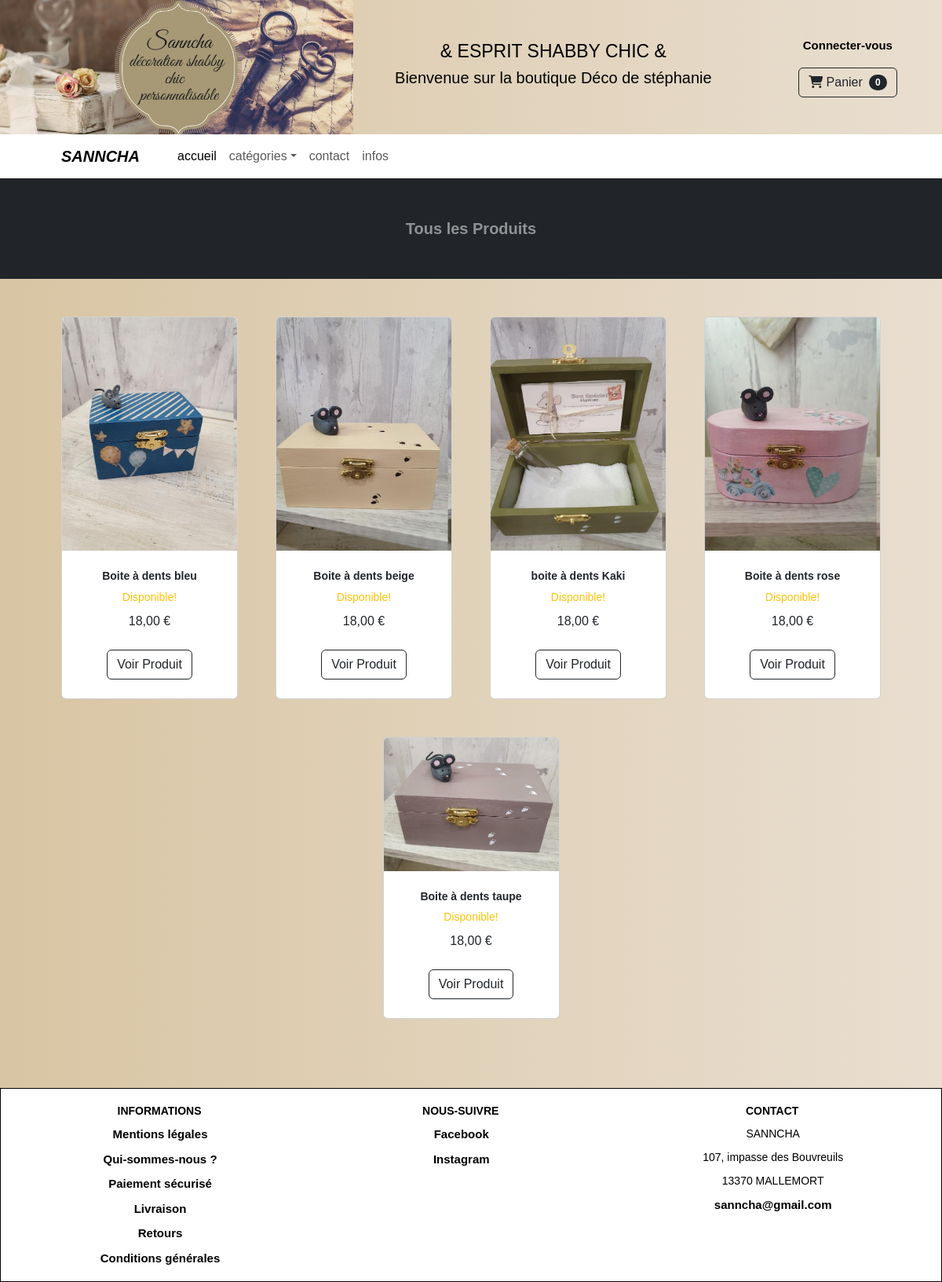
/product/category/all, run on an earlier commit of the app's database.
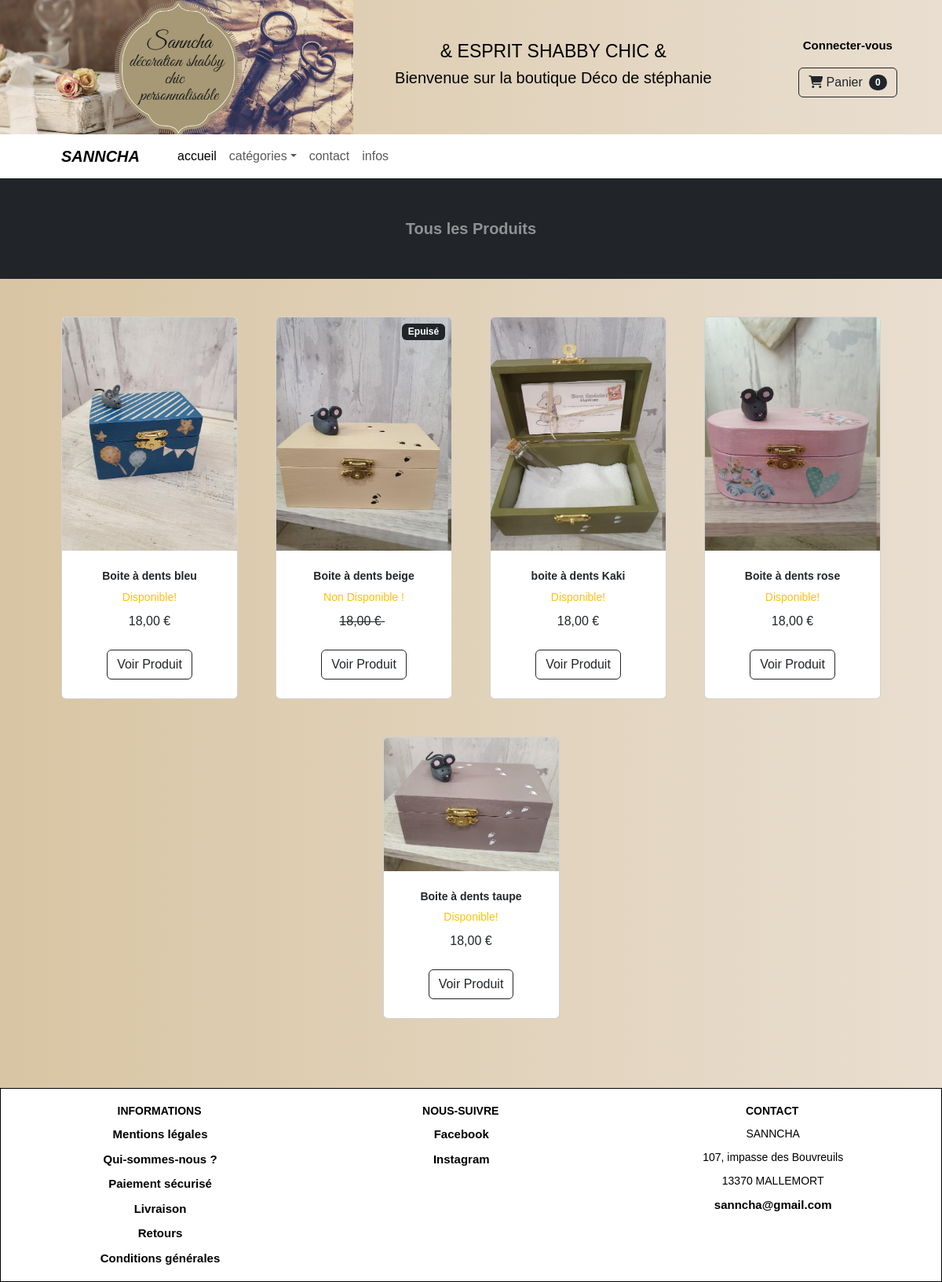
And on a later commit of the database.
### product/models.py (models this page shows, shortened)
class Product(models.Model):
	category = models.ForeignKey(
			Category,
			related_name="products",
			on_delete=models.CASCADE,
	)
	name = models.CharField(max_length=150)
	slug = models.SlugField(max_length=150)
	image = models.ImageField(upload_to='uploads/product/', blank=True)
	description = models.CharField(max_length=250, default='', blank=True, null=True)
	price = models.DecimalField(default=0, decimal_places=2, max_digits=6)
	available = models.BooleanField(default=True)
	created = models.DateTimeField(auto_now_add=True)
	updated = models.DateTimeField(auto_now=True)
	quantity = models.IntegerField(default=0)
	max_width = 800

### product/views.py (the view)
# urls.py: path('category/<slug:slug>', category, name='category'),
def category(request, slug):
	try:
		category = Category.objects.get(slug=slug)
		products = Product.objects.filter(category=category)
		return render(request, 'product/category.html', {
			'products':products,
			'category':category,
			})
	except:
		if slug == "all":
			products = Product.objects.all()
			category = "Tous les Produits"
			return render(request, 'product/category.html', {
				"products": products,
				"category": category,
				})
		else:
			messages.warning(request, ("Cette catégorie n'existe pas..."))
			return redirect('home')

### cart/cart.py (called while the page is built)
	def __len__(self):
		return sum(item['quantity'] for item in self.cart.values())

### cart/context_processors.py (called while the page is built)
def cart(request):
	return {'cart': Cart(request)}

### product/templates/product/category.html (shortened to what this page needs)
{% extends 'base.html' %}
{% load static %}
{% block css %}
    <link rel="stylesheet"
          type="text/css"
          href="{% static 'css/style.css' %}">
{% endblock css %}
{% block content %}
        <div  id="py-5" style="margin-bottom: 40px;">
            <header class="bg-dark py-1">
                <div class="container px-4 px-lg-5 my-5">
                    <div class="text-center text-white-50">
                        <h3 class="display-4 fw-bolder" style="font-size: 20px;">
                            {{ category }}
                        </h3>
                    </div>
                </div>
            </header>
            <section id="cat-prod">
                <div class="container px-4 px-lg-5 mt-5">
                    <div class="row gx-4 gx-lg-5 row-cols-2 row-cols-md-3 row-cols-xl-4 justify-content-center">
                    {% for product in products %}
                        {% if not product.available %}
                        <div class="col mb-5">
                            <div class="card h-100">
                                <div class="badge bg-dark text-white position-absolute" style="top: 0.5rem; right: 0.5rem">Epuisé</div>
                                <img class="card-img-top" src="{% if product.image %}{{ product.image.url }}{% else %}{% static 'assets/no_image.png' %}{% endif %}">
                                <div class="card-body p-4">
                                    <div class="text-center">
                                        <h5 class="fw-bolder">{{ product.name }}</h5>
                                        <div class="d-flex justify-content-center small text-warning mb-2">
                                            &nbsp;&nbsp;Non Disponible !&nbsp;&nbsp;
                                        </div>
                                        <strike>
                                        {{ product.price }} €
                                        </strike>
                                    </div>
                                </div>
                                <div class="card-footer p-4 pt-0 border-top-0 bg-transparent">
                                    <div class="text-center">
                                        <a class="btn btn-outline-dark mt-auto" href="{% url 'product' product.id  %}#nav">Voir Produit</a>
                                    </div>
                                </div>
                            </div>
                        </div>
                        {% else %}
                        <div class="col mb-5">
                            <div class="card h-100">
                                <img class="card-img-top" src="{% if product.image %}{{ product.image.url }}{% else %}{% static 'assets/no_image.png' %}{% endif %}">
                                <div class="card-body p-4">
                                    <div class="text-center">
                                        <h5 class="fw-bolder">{{ product.name }}</h5>
                                        <div class="d-flex justify-content-center small text-warning mb-2">
                                            &nbsp;&nbsp;Disponible!&nbsp;&nbsp;
                                        </div>
                                        {{ product.price }} €
                                    </div>
                                </div>
                                <div class="card-footer p-4 pt-0 border-top-0 bg-transparent">
                                    <div class="text-center"><a class="btn btn-outline-dark mt-auto" href="{% url 'product' product.id %}#product">Voir Produit</a></div>
                                </div>
                            </div>
                        </div>
                            {% endif %}
                        {% endfor %}
                </div>
            </section>
        </div>
{% endblock content %}

What changed in the data, as far as the page shows it:
changed Product "Boite à dents beige": image: picture added; image: picture removed; available "Disponible!" → "Epuisé Non Disponible !"
